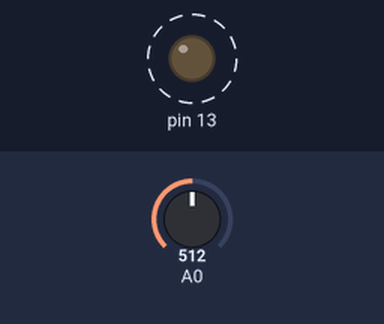
Bench run of a sketch on a simulated Arduino Uno, built with avr-gcc and run on an emulated ATmega328P. On the bench: output pins drawn as LEDs (lit = HIGH). Dashed ring = blinking. The inputs (shaded band) are chosen by the test bench; at power-on: A0 = 512.

Above: at 1.8 s.
1.9 s: A0 set to 0
At 2.7 s:
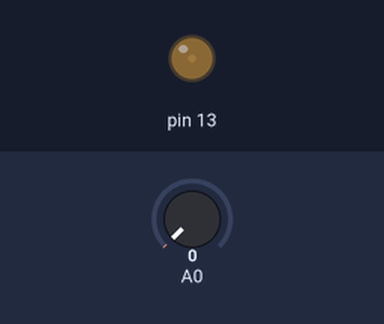
3.6 s: A0 set to 122
At 3.9 s:
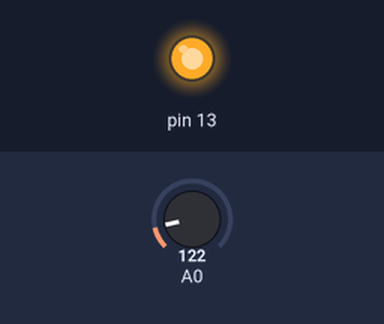
Timing chart, 0 to 13.1 s (numbered marks = the images above; inputs shaded):
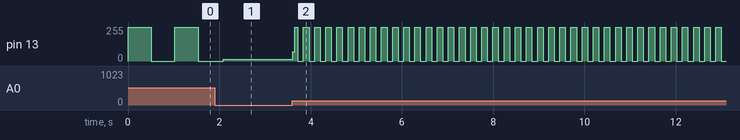

The sketch:

pot.ino
```cpp
void setup()
{
  pinMode(13,OUTPUT);
}
void loop()
{
  int ledDelay = analogRead(A0);
    digitalWrite(13,HIGH);
    delay(ledDelay);
    digitalWrite(13,LOW);
    delay(ledDelay);
}
```

Measured:
- after the input at 3.6 s, pin 13: 15/255 → 68/255 at once, then moves between 0/255 and 255/255, repeating every 0.24 s
- by itself, pin 13: alternates 255/255 for 0.51 s and 0/255 for 0.51 s
